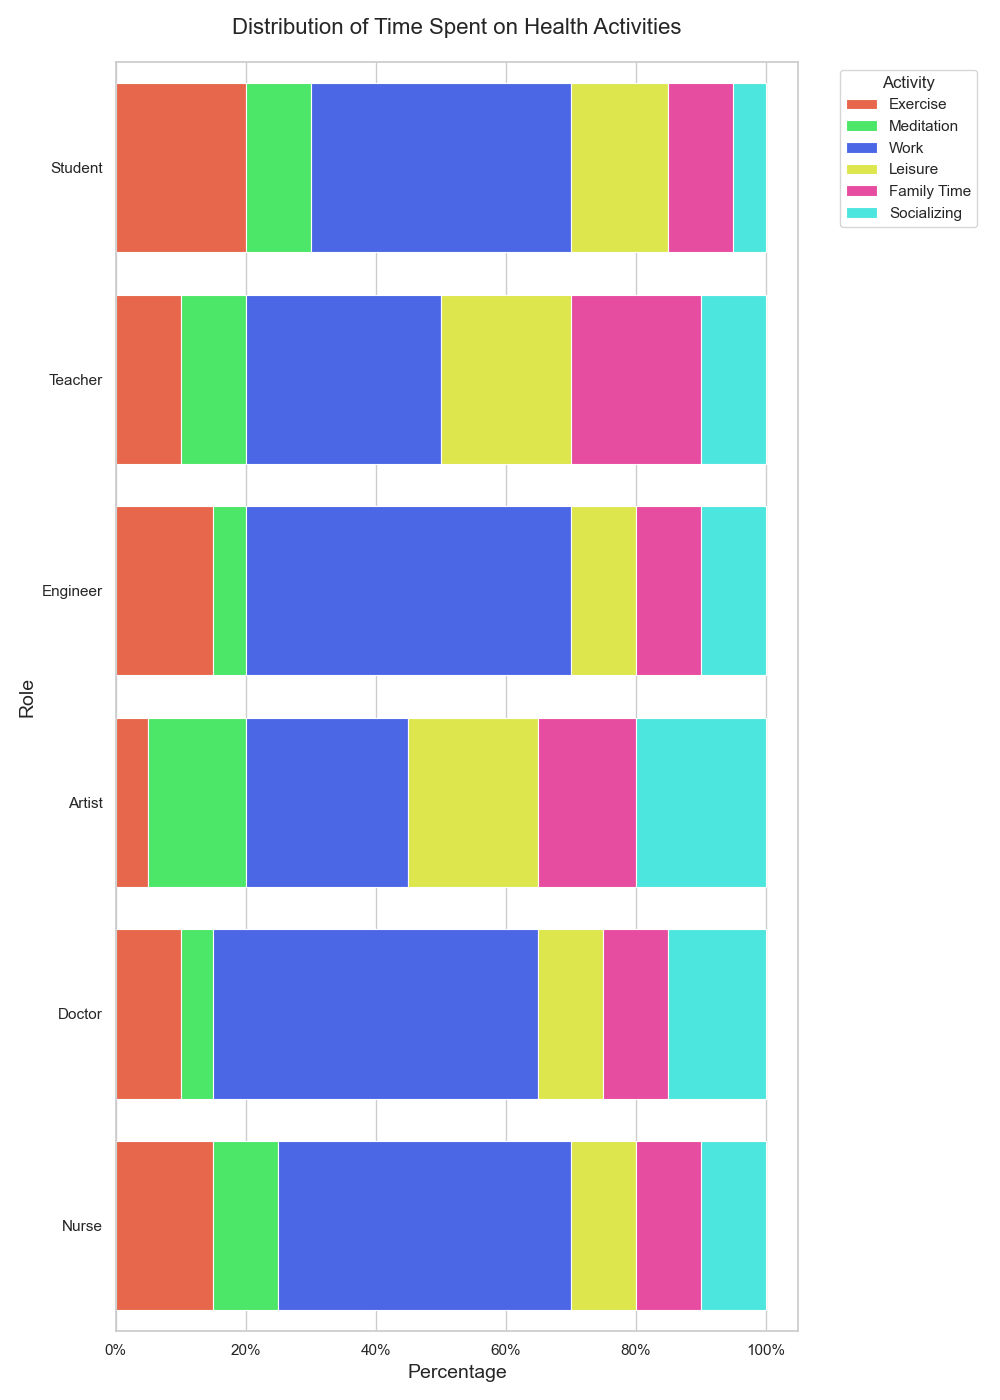

Write the Python code that produced this figure.

import pandas as pd
import seaborn as sns
import matplotlib.pyplot as plt
from matplotlib.ticker import PercentFormatter

# Data
data = {
    'Role': ['Student', 'Teacher', 'Engineer', 'Artist', 'Doctor', 'Nurse'],
    'Exercise': [20, 10, 15, 5, 10, 15],
    'Meditation': [10, 10, 5, 15, 5, 10],
    'Work': [40, 30, 50, 25, 50, 45],
    'Leisure': [15, 20, 10, 20, 10, 10],
    'Family Time': [10, 20, 10, 15, 10, 10],
    'Socializing': [5, 10, 10, 20, 15, 10]
}

# Convert dictionary to DataFrame
df = pd.DataFrame(data)

# Calculate the percentage
df.set_index('Role', inplace=True)
df_percentage = df.divide(df.sum(axis=1), axis=0) * 100

# Start a figure with seaborn style
plt.figure(figsize=(10, 14))
sns.set_theme(style="whitegrid")

# Create a color map
colors = ["#FF5733", "#33FF57", "#3357FF", "#F3FF33", "#FF33A1", "#33FFF6"]

# Starting position
bar_start = pd.Series([0.0, 0.0, 0.0, 0.0, 0.0, 0.0], index=df.index)

for col, color in zip(df.columns, colors):
    # Plot each category stack
    sns.barplot(
        x=df_percentage[col],
        y=df_percentage.index,
        color=color,
        label=col,
        left=bar_start,
        linewidth=0.8
    )
    # Add the values to the starting position
    bar_start += df_percentage[col]

# Customizations
plt.xlabel('Percentage', fontsize=14)
plt.ylabel('Role', fontsize=14)
plt.title('Distribution of Time Spent on Health Activities', fontsize=16, pad=20)
plt.xticks(rotation=0)
plt.legend(title='Activity', bbox_to_anchor=(1.05, 1), loc='upper left')

# Convert x-axis labels to percentage
plt.gca().xaxis.set_major_formatter(PercentFormatter())

# Show the plot
plt.tight_layout()
plt.show()
